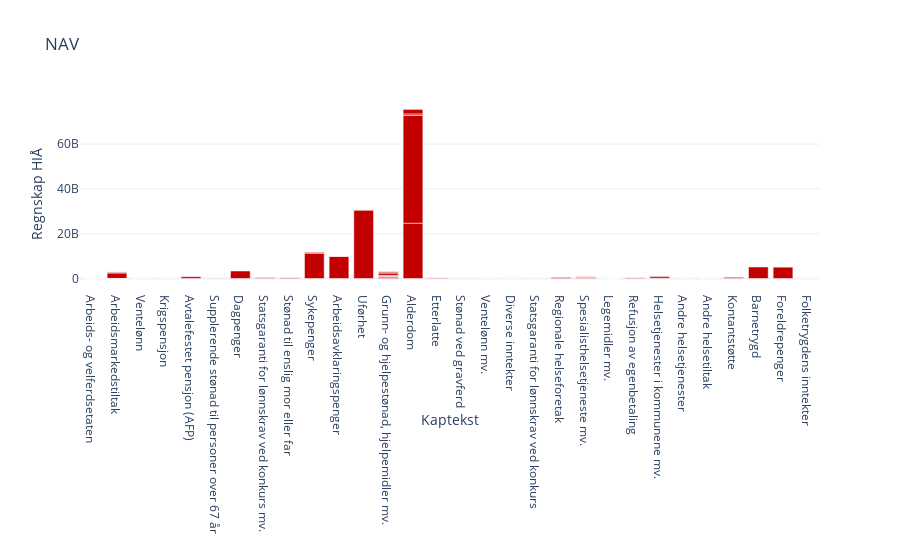

The notebook cell saved with this chart:
### Code cell
px.bar(nav_hushold
       , x='Kaptekst'
       , y='Regnskap HIÅ'
       , template='plotly_white'
       , title='NAV'
      )

### Figure 1 — Plotly figure (JSON) as saved in the notebook; plotly's stock layout.template omitted (floating-point values rounded to 4 significant figures)
{"data": [{"alignmentgroup": "True", "hoverlabel": {"namelength": 0}, "hovertemplate": "Kaptekst=%{x}<br>Regnskap HIÅ=%{y}", "legendgroup": "", "marker": {"color": "#C30000"}, "name": "", "offsetgroup": "", "orientation": "v", "showlegend": false, "textposition": "auto", "type": "bar", "uid": "1087b677-43d6-4aeb-82b2-d36a6e1d6f41", "x": ["Arbeids- og velferdsetaten", "Arbeids- og velferdsetaten", "Arbeidsmarkedstiltak", "Arbeidsmarkedstiltak", "Arbeidsmarkedstiltak", "Arbeidsmarkedstiltak", "Ventelønn", "Krigspensjon", "Krigspensjon", "Avtalefestet pensjon (AFP)", "Supplerende stønad til personer over 67 år", "Dagpenger", "Statsgaranti for lønnskrav ved konkurs mv.", "Stønad til enslig mor eller far", "Stønad til enslig mor eller far", "Stønad til enslig mor eller far", "Stønad til enslig mor eller far", "Sykepenger", "Sykepenger", "Sykepenger", "Sykepenger", "Sykepenger", "Arbeidsavklaringspenger", "Arbeidsavklaringspenger", "Arbeidsavklaringspenger", "Uførhet", "Uførhet", "Uførhet", "Grunn- og hjelpestønad, hjelpemidler mv.", "Grunn- og hjelpestønad, hjelpemidler mv.", "Grunn- og hjelpestønad, hjelpemidler mv.", "Grunn- og hjelpestønad, hjelpemidler mv.", "Grunn- og hjelpestønad, hjelpemidler mv.", "Grunn- og hjelpestønad, hjelpemidler mv.", "Grunn- og hjelpestønad, hjelpemidler mv.", "Grunn- og hjelpestønad, hjelpemidler mv.", "Grunn- og hjelpestønad, hjelpemidler mv.", "Grunn- og hjelpestønad, hjelpemidler mv.", "Alderdom", "Alderdom", "Alderdom", "Alderdom", "Etterlatte", "Etterlatte", "Etterlatte", "Etterlatte", "Etterlatte", "Stønad ved gravferd", "Arbeidsmarkedstiltak", "Ventelønn mv.", "Diverse inntekter", "Diverse inntekter", "Diverse inntekter", "Statsgaranti for lønnskrav ved konkurs", "Regionale helseforetak", "Spesialisthelsetjeneste mv.", "Spesialisthelsetjeneste mv.", "Spesialisthelsetjeneste mv.", "Spesialisthelsetjeneste mv.", "Legemidler mv.", "Legemidler mv.", "Refusjon av egenbetaling", "Refusjon av egenbetaling", "Helsetjenester i kommunene mv.", "Helsetjenester i kommunene mv.", "Helsetjenester i kommunene mv.", "Helsetjenester i kommunene mv.", "Helsetjenester i kommunene mv.", "Helsetjenester i kommunene mv.", "Andre helsetjenester", "Andre helsetiltak", "Kontantstøtte", "Barnetrygd", "Foreldrepenger", "Foreldrepenger", "Foreldrepenger", "Foreldrepenger", "Folketrygdens inntekter"], "xaxis": "x", "y": [15063, 2219000.0, 2446000000.0, 484800000.0, 25560000.0, 19960063, 4708000.0, 20411691, 55906758, 796161206, 104450623, 3353000000.0, 320700000.0, 588990793, 54615157, 25519176, 15650.0, 11278910109, 442295023, 255095091, 83190000.0, 1807232, 9877000000.0, 65490000.0, 76730000.0, 30640525857, 22148813, 13952279, 598257803, 507194701, 107200.0, 42550000.0, 239200000.0, 1086000000.0, 105400000.0, 511300000.0, 243900000.0, 12450000.0, 24686034519, 48091928934, 705859258, 2012709589, 364572234, 272120300, 27605378, 64306, 1859762, 65462984, -1853000.0, -3521000.0, -7820.0, -1055000.0, -15960000.0, -53520000.0, 458000000.0, 395700000.0, 60625066, 352600000.0, 142700000.0, 4422827, 1264482, 395400000.0, 75620000.0, 146013733, 894200000.0, 203303125, 9121062, 28623345, 23240000.0, 42940000.0, 8070000.0, 500396080, 5132805188, 5105944779, 297397014, 97203, 12726190, 5306243], "yaxis": "y"}], "layout": {"barmode": "relative", "grid": {"xaxes": ["x"], "xgap": 0.1, "xside": "bottom", "yaxes": ["y"], "ygap": 0.1, "yside": "left"}, "legend": {"tracegroupgap": 0}, "title": {"text": "NAV"}, "xaxis": {"title": {"text": "Kaptekst"}}, "yaxis": {"title": {"text": "Regnskap HIÅ"}}}}
